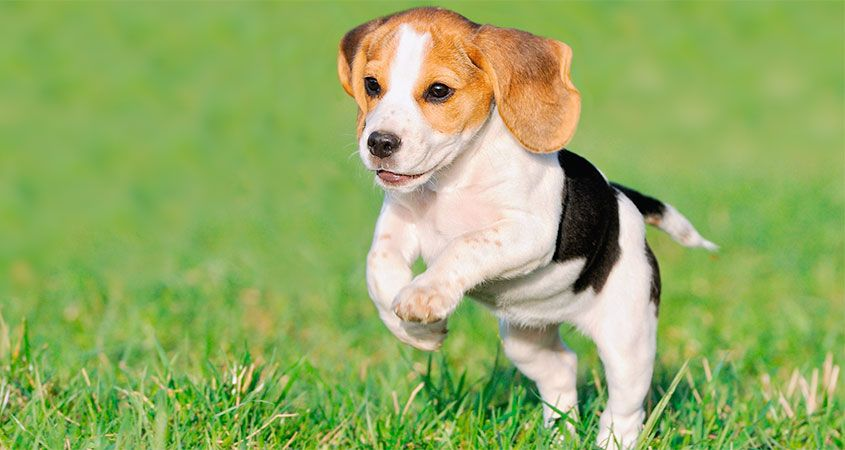
%> input picture puppy.jpg, 845 x 450 px
$ octave ImageScale.m   (GNU Octave 9; MATLAB toolbox functions it lacks are replaced by stand-ins)
%> lines starting %> are read from the running program, lines starting %| are printed output that depends on the picture
#Code to process images to grayscale of desired size, resolution and contrast for downstream machine learning applications

#read in jpeg. Results in 450 x 845 x 3 matrix.
ImageMatRGB = imread("puppy.jpg");
%> ImageMatRGB is the input picture: size 450x845x3 uint8; mean R, G, B 146.7, 172.7, 98.4

#convert to grayscale (keeping only luminance value)
ImageMatBW = rgb2ntsc(ImageMatRGB);
%> ImageMatBW: size 450x845x3 double; mean of channels 1, 2, 3 0.614, 0.0332, -0.112
ImageMatBW = ImageMatBW(:,:,1);
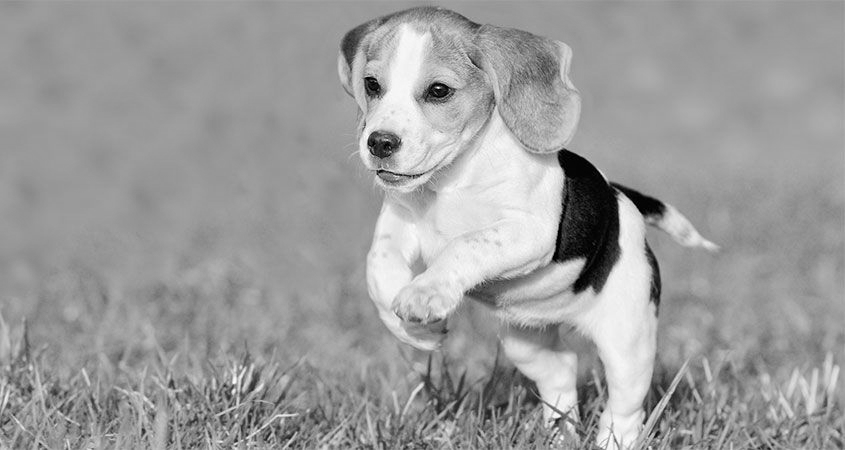
%> ImageMatBW: size 450x845 double; min 0, max 0.998, mean 0.614

#crop to square
width = size(ImageMatBW)(2);
%> width = 845
Cropped_ImageMatBW = ImageMatBW(:, floor(width/3):floor(width/3)+size(ImageMatBW)(1)-1);
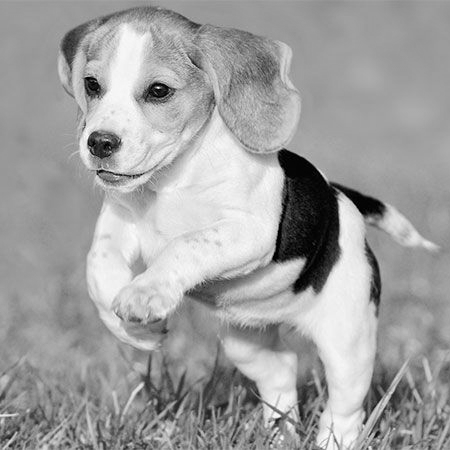
%> Cropped_ImageMatBW: size 450x450 double; min 0, max 0.998, mean 0.63

#Scale image to 20 x 20 pixels
height_scale_vect = floor(linspace(1+10, size(Cropped_ImageMatBW)(1)-10, 20));
%> height_scale_vect = 20 values from 11 to 440
width_scale_vect = floor(linspace(1+10, size(Cropped_ImageMatBW)(2)-10, 20));
%> width_scale_vect = 20 values from 11 to 440
Processed_Image_20x20 = Cropped_ImageMatBW(height_scale_vect,width_scale_vect)
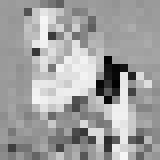
%> Processed_Image_20x20: size 20x20 double (shown 8 times larger); min 0.00812, max 0.964, mean 0.631

#Normalize all values to be between 0 and 1
#Note: this may not be necessary depending on training set used; also, for this particular image, all values are already in this range.
maxVal = max(Processed_Image_20x20(:));
%> maxVal = 0.964
minVal = min(Processed_Image_20x20(:));
%> minVal = 0.00812
range = maxVal - minVal;
%> range = 0.956
norm_Processed_Image_20x20 = (Processed_Image_20x20 - minVal)/range;

%Show original and resulting image
setenv("GNUTERM","qt");
imshow(ImageMatRGB , [-1, 1]);
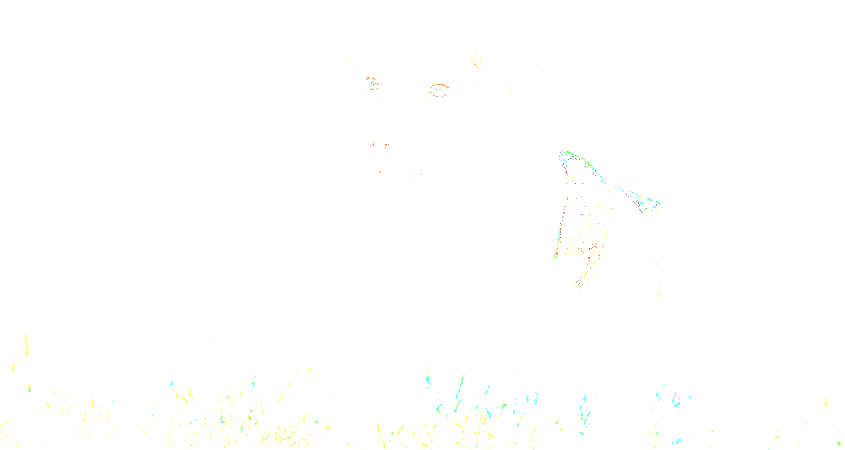
%> displayed picture: size 450x845x3, on the screen's scale of 0 to 255; mean R, G, B 254.8, 254.9, 254.4
imshow(Processed_Image_20x20, [-1, 1]);
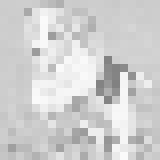
%> displayed picture: size 20x20, on the screen's scale of 0 to 255 (shown 8 times larger); min 129, max 250, mean 208

%Increase contrast of image
function g = sigmoid(z)
g = 1.0 ./ (1.0 + exp(-z));
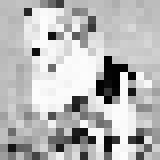
%> g: size 20x20 double (shown 8 times larger); min 0.00725, max 0.99, mean 0.722
end
cont_norm_Processed_Image_20x20=sigmoid((Processed_Image_20x20-0.5)*10);

%Show contrasted image
imshow(cont_norm_Processed_Image_20x20, [-1, 1]);

%Unroll image for downstream use
Unrolled_cont_norm_Processed_Image_20x20 = reshape(cont_norm_Processed_Image_20x20, 1,size(cont_norm_Processed_Image_20x20)(1)* size(cont_norm_Processed_Image_20x20)(2));
%> Unrolled_cont_norm_Processed_Image_20x20 = 400 values, max 0.99 at index 320, min 0.00725 at index 291, mean 0.722
